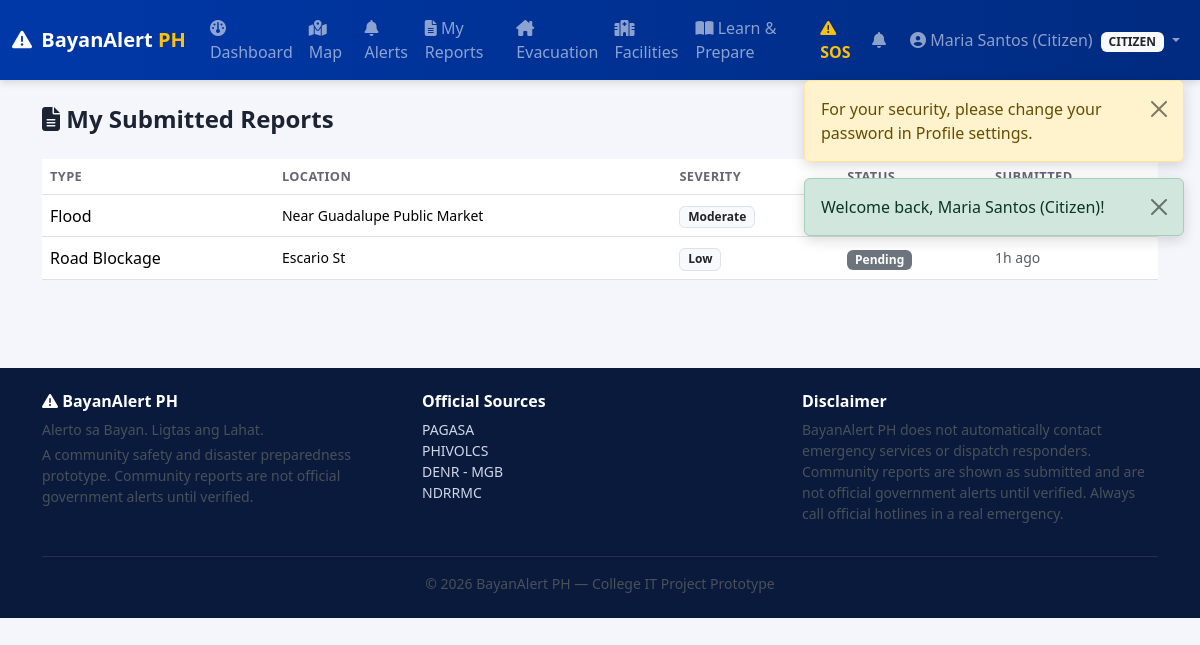
The app's page /citizen/reports.php (signed in) with its own data.
### tables this page shows
CREATE TABLE incident_reports (
    id INT UNSIGNED AUTO_INCREMENT PRIMARY KEY,
    reporter_id INT UNSIGNED DEFAULT NULL,
    incident_type ENUM(
        'Flood','Fire','Road Accident','Landslide','Earthquake Damage',
        'Fallen Tree','Road Blockage','Power Outage','Missing Person',
        'Medical Emergency','Accident','Earthquake','Other'
    ) NOT NULL,
    is_sos TINYINT(1) NOT NULL DEFAULT 0,
    description TEXT DEFAULT NULL,
    location_text VARCHAR(255) DEFAULT NULL,
    province VARCHAR(100) DEFAULT NULL,
    city VARCHAR(100) DEFAULT NULL,
    barangay VARCHAR(100) DEFAULT NULL,
    latitude DECIMAL(10,7) DEFAULT NULL,
    longitude DECIMAL(10,7) DEFAULT NULL,
    severity ENUM('Low','Moderate','High','Critical') NOT NULL DEFAULT 'Moderate',
    status ENUM('Pending','Under Verification','Verified','Responding','Resolved','Rejected') NOT NULL DEFAULT 'Pending',
    assigned_to INT UNSIGNED DEFAULT NULL,
    admin_notes TEXT DEFAULT NULL,
    incident_datetime DATETIME NOT NULL,
    created_at DATETIME NOT NULL DEFAULT CURRENT_TIMESTAMP,
    updated_at DATETIME NOT NULL DEFAULT CURRENT_TIMESTAMP ON UPDATE CURRENT_TIMESTAMP,
    FOREIGN KEY (reporter_id) REFERENCES users(id) ON DELETE SET NULL,
    FOREIGN KEY (assigned_to) REFERENCES users(id) ON DELETE SET NULL,
    INDEX idx_reports_status (status),
    INDEX idx_reports_type (incident_type),
    INDEX idx_reports_location (province, city),
    INDEX idx_reports_date (created_at)
);

### includes/functions.php (called while the page is built, shortened)
<?php
function e(?string $value): string
{
    return htmlspecialchars($value ?? '', ENT_QUOTES, 'UTF-8');
}
function status_badge_class(string $status): string
{
    return match ($status) {
        'Pending'            => 'bg-secondary',
        'Under Verification' => 'bg-info text-dark',
        'Verified'           => 'bg-primary',
        'Responding'         => 'bg-warning text-dark',
        'Resolved'           => 'bg-success',
        'Rejected'           => 'bg-danger',
        'Open'               => 'bg-success',
        'Full'                => 'bg-warning text-dark',
        'Closed'             => 'bg-danger',
        'Active'             => 'bg-success',
        'Inactive'           => 'bg-secondary',
        'Expired'            => 'bg-dark',
        default              => 'bg-secondary',
    };
}
function time_ago(string $datetime): string
{
    $diff = time() - strtotime($datetime);
    if ($diff < 86400) return floor($diff / 3600) . 'h ago';
    return date('M j, Y', strtotime($datetime));
}

### citizen/reports.php (the view, shortened to what this page needs)
<?php
$user = current_user();
$db = getDB();
$stmt = $db->prepare('SELECT * FROM incident_reports WHERE reporter_id = ? ORDER BY created_at DESC');
$stmt->execute([$user['id']]);
$reports = $stmt->fetchAll();
require_once __DIR__ . '/../includes/header.php';
require_once __DIR__ . '/../includes/navbar.php';
?>
<div class="container py-4">
  <div class="d-flex justify-content-between align-items-center mb-4">
    <h4 class="fw-bold mb-0"><i class="fa-solid fa-file-lines"></i> My Submitted Reports</h4>
    <a href="report.php" class="btn btn-primary btn-sm"><i class="fa-solid fa-plus"></i> New Report</a>
  </div>
  <?php if (empty($reports)): ?>
    <div class="card"><div class="card-body text-center py-5 text-muted">
      <i class="fa-solid fa-inbox fa-2x mb-2"></i>
      <p class="mb-0">You haven't submitted any reports yet.</p>
    </div></div>
  <?php else: ?>
  <div class="table-responsive">
    <table class="table table-hover bg-white align-middle">
      <thead>
        <tr><th>Type</th><th>Location</th><th>Severity</th><th>Status</th><th>Submitted</th></tr>
      </thead>
      <tbody>
        <?php foreach ($reports as $r): ?>
        <tr>
          <td><?= $r['is_sos'] ? '<span class="badge bg-danger me-1">SOS</span>' : '' ?><?= e($r['incident_type']) ?></td>
          <td class="small"><?= e($r['location_text'] ?: ($r['barangay'] . ', ' . $r['city'])) ?></td>
          <td><span class="badge bg-light text-dark border"><?= e($r['severity']) ?></span></td>
          <td><span class="badge <?= status_badge_class($r['status']) ?>"><?= e($r['status']) ?></span></td>
          <td class="small text-muted"><?= time_ago($r['created_at']) ?></td>
        </tr>
        <?php endforeach; ?>
      </tbody>
    </table>
  </div>
  <?php endif; ?>
</div>
<?php require_once __DIR__ . '/../includes/footer.php'; ?>

### assets/css/style.css (style rules this page uses)
:root { --bayan-blue: #0038a8; --bayan-red: #ce1126; --bayan-yellow: #fcd116; --bayan-dark: #0a1a3c; }
body { font-family: 'Segoe UI', Roboto, -apple-system, sans-serif; background-color: #f4f6fb; color: #1c2333; }
.table thead th { font-size: .8rem; text-transform: uppercase; letter-spacing: .03em; color: #667; }

### records on screen
incident_reports: incident_type "Flood", location_text "Near Guadalupe Public Market", severity "Moderate"
incident_reports: incident_type "Road Blockage", location_text "Escario St", severity "Low", status "Pending", created_at "1h ago"

### other values on screen
$f['message'] "For your security, please change your password in Profile settings."
$f['message'] "Welcome back, Maria Santos (Citizen)!"
$user['name'] "Maria Santos (Citizen)"
$role "CITIZEN"
